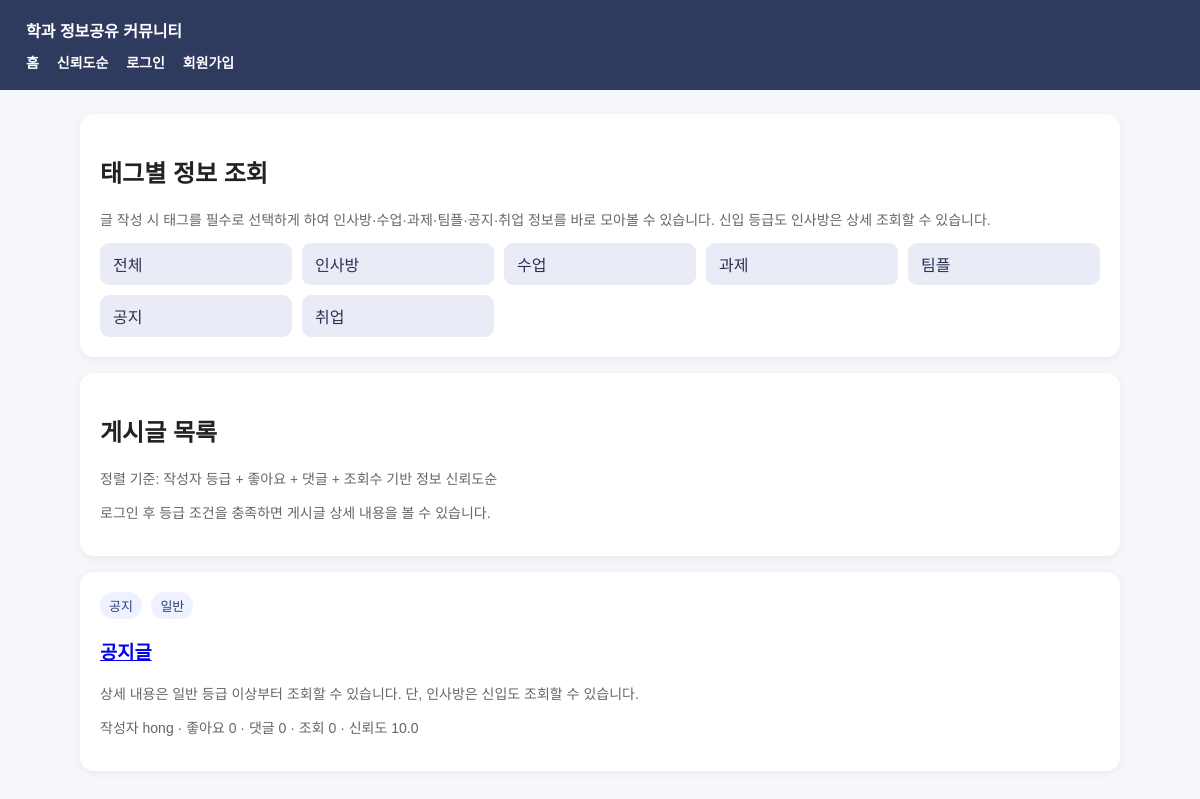
Before: / with the older database file.
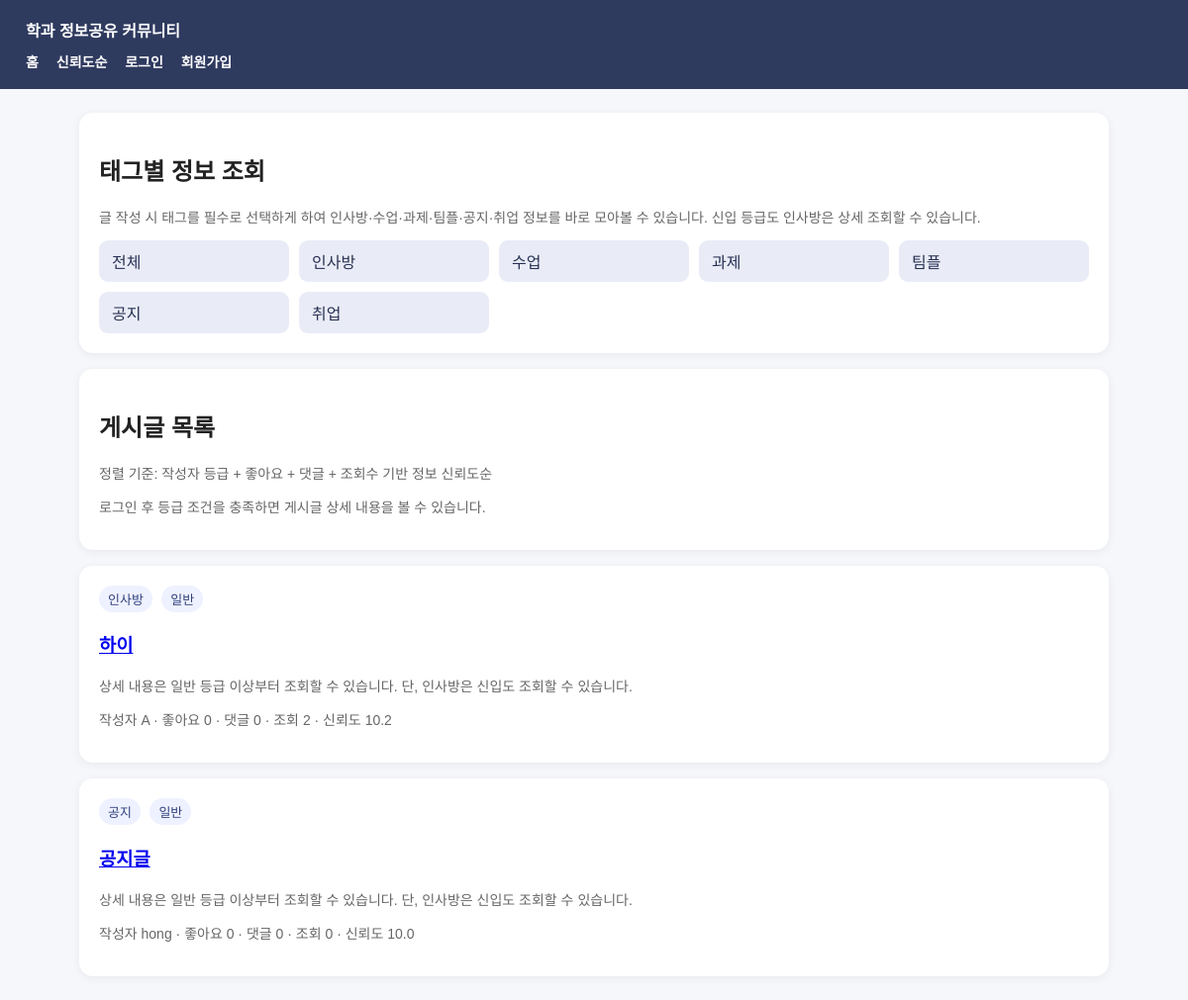
After: the same page with the newer database file.
### tables this page shows
CREATE TABLE posts (
                id INTEGER PRIMARY KEY AUTOINCREMENT,
                sns_profile TEXT NOT NULL,
                title TEXT NOT NULL,
                content TEXT NOT NULL,
                timestamp TEXT NOT NULL,
                category TEXT NOT NULL DEFAULT '수업',
                likes INTEGER DEFAULT 0,
                comments INTEGER DEFAULT 0,
                view_count INTEGER DEFAULT 0,
                archived INTEGER DEFAULT 0,
                FOREIGN KEY(sns_profile) REFERENCES users(sns_profile)
            );

### web_app.py (the view)
@app.route('/')
def index():
    category = request.args.get('category')
    mode = request.args.get('mode', 'trust')
    posts = fetch_posts(category=category, mode=mode)
    return render_template('index.html', posts=posts, selected_category=category, mode=mode)

### web_app.py (called while the page is built, shortened)
def get_db():
    conn = sqlite3.connect(DB_PATH)
    conn.row_factory = sqlite3.Row
    return conn

def current_user():
    if 'username' not in session:
        return None

def post_count_expr():
    return "(SELECT COUNT(*) FROM posts p2 WHERE p2.sns_profile = u.sns_profile AND p2.archived = 0)"

def comment_count_expr():
    return "(SELECT COUNT(*) FROM comments c2 WHERE c2.sns_profile = u.sns_profile)"

def grade_case_sql():
    pc = post_count_expr()
    cc = comment_count_expr()
    return f"""
        CASE
            WHEN u.username = '{ADMIN_USERNAME}' THEN '관리자'
            WHEN {pc} >= 10 AND {cc} >= 10 THEN '최우수'
            WHEN {pc} >= 5 AND {cc} >= 5 THEN '우수'
            WHEN {pc} >= 1 THEN '일반'
            ELSE '신입'
        END
    """

def weight_case_sql():
    pc = post_count_expr()
    cc = comment_count_expr()
    return f"""
        CASE
            WHEN u.username = '{ADMIN_USERNAME}' THEN 4.0
            WHEN {pc} >= 10 AND {cc} >= 10 THEN 3.0
            WHEN {pc} >= 5 AND {cc} >= 5 THEN 2.0
            WHEN {pc} >= 1 THEN 1.0
            ELSE 0.5
        END
    """

def trust_score_sql():
    weight = weight_case_sql()
    return f"""
        ({weight} * 10
         + p.likes * 2
         + p.comments * 1
         + p.view_count * 0.1)
    """

@app.context_processor
def inject_globals():
    return {'categories': CATEGORIES, 'user': current_user()}

### templates/index.html (shortened to what this page needs)
{% extends 'base.html' %}
{% block content %}
<div class="card">
  <h2>태그별 정보 조회</h2>
  <p class="muted">글 작성 시 태그를 필수로 선택하게 하여 인사방·수업·과제·팀플·공지·취업 정보를 바로 모아볼 수 있습니다. 신입 등급도 인사방은 상세 조회할 수 있습니다.</p>
  <div class="grid">
    <a class="btn light" href="{{ url_for('index', mode=mode) }}">전체</a>
    {% for c in categories %}
      <a class="btn light" href="{{ url_for('index', category=c, mode=mode) }}">{{ c }}</a>
    {% endfor %}
  </div>
</div>
<div class="card">
  <h2>{% if selected_category %}[{{ selected_category }}] {% endif %}게시글 목록</h2>
  <p class="muted">정렬 기준: {% if mode == 'trust' %}작성자 등급 + 좋아요 + 댓글 + 조회수 기반 정보 신뢰도순{% else %}최신순{% endif %}</p>
  {% if not user %}
    <p class="muted">로그인 후 등급 조건을 충족하면 게시글 상세 내용을 볼 수 있습니다.</p>
  {% elif user['grade'] == '신입' %}
    <p class="muted">현재 신입 등급입니다. 신입은 인사방 게시글만 상세 조회할 수 있고, 그 외 카테고리 상세 내용·댓글·좋아요·신고 기능은 제한됩니다. 인사방에 글 1개를 작성하면 일반 등급으로 전환됩니다.</p>
  {% endif %}
</div>
{% for p in posts %}
  <div class="card">
    <div>
      <span class="badge">{{ p['category'] }}</span>
      <span class="badge">{{ p['grade'] }}</span>
    </div>
    <h3><a href="{{ url_for('post_detail', post_id=p['id']) }}">{{ p['title'] }}</a></h3>
    {% if user and (user['can_view'] or p['category'] == '인사방') %}
      <p>{{ p['content'][:120] }}{% if p['content']|length > 120 %}...{% endif %}</p>
    {% else %}
      <p class="muted">상세 내용은 일반 등급 이상부터 조회할 수 있습니다. 단, 인사방은 신입도 조회할 수 있습니다.</p>
    {% endif %}
    <p class="muted">작성자 {{ p['sns_profile'] }} · 좋아요 {{ p['likes'] }} · 댓글 {{ p['comments'] }} · 조회 {{ p['view_count'] }} · 신뢰도 {{ '%.1f'|format(p['trust_score']) }}</p>
  </div>
{% else %}
  <div class="card">게시글이 없습니다.</div>
{% endfor %}
{% endblock %}

### templates/base.html (shortened to what this page needs)
<!doctype html>
<html lang="ko">
<head>
</head>
<body>
<header>
  <div><a href="{{ url_for('index') }}">학과 정보공유 커뮤니티</a></div>
  <div class="nav">
    <a href="{{ url_for('index') }}">홈</a>
    <a href="{{ url_for('index', mode='trust') }}">신뢰도순</a>
    {% if user %}
      <a href="{{ url_for('write') }}">글쓰기</a>
      <span>{{ user['sns_profile'] }} / {{ user['grade'] }} 등급</span>
      <span class="muted" style="color:#d9def4;">글 {{ user['post_count'] }} · 댓글 {{ user['comment_count'] }}</span>
      <a href="{{ url_for('logout') }}">로그아웃</a>
    {% else %}
      <a href="{{ url_for('login') }}">로그인</a>
      <a href="{{ url_for('register') }}">회원가입</a>
    {% endif %}
  </div>
</header>
<div class="wrap">
  {% block content %}{% endblock %}
</div>
</body>
</html>

### templates/base.html (style rules this page uses)
body { margin:0; font-family: Arial, 'Malgun Gothic', sans-serif; background:#f6f7fb; color:#222; }
header { background:#2f3a5f; color:white; padding:18px 26px; }
header a { color:white; text-decoration:none; margin-right:14px; font-weight:600; }
.wrap { max-width:1040px; margin:24px auto; padding:0 18px; }
.card { background:white; border-radius:14px; padding:20px; margin-bottom:16px; box-shadow:0 2px 10px rgba(0,0,0,.06); }
.nav { margin-top:10px; font-size:14px; }
.badge { display:inline-block; padding:4px 9px; border-radius:999px; background:#eef1ff; color:#30407b; font-size:13px; margin-right:5px; }
.btn { display:inline-block; border:0; border-radius:9px; background:#2f3a5f; color:white; padding:9px 13px; text-decoration:none; cursor:pointer; }
.btn.light { background:#e9ecf7; color:#283153; }
.grid { display:grid; grid-template-columns:repeat(auto-fit, minmax(160px, 1fr)); gap:10px; }
.muted { color:#666; font-size:14px; }

Changed rows visible on the page:
added posts: category "인사방", grade "일반", title "하이", sns_profile "A", likes "0", comments "0", view_count "2", trust_score "10.2"
